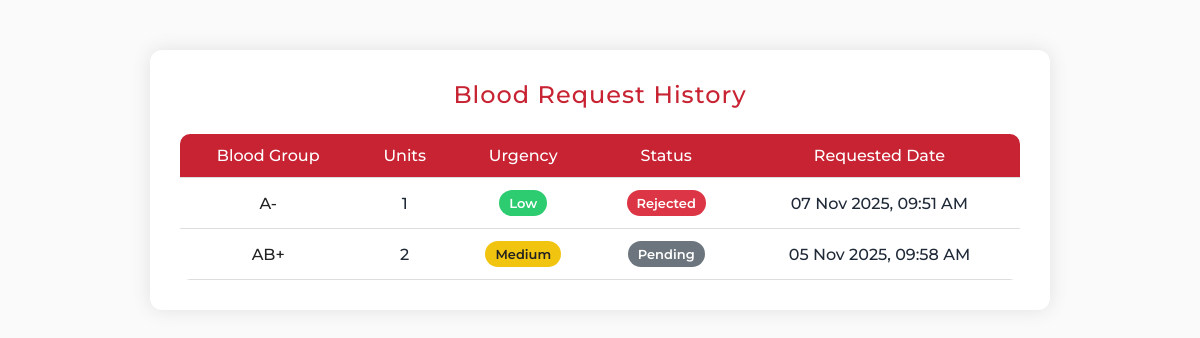
The page /hospital_request_history/ (signed in) on the database as committed earlier.
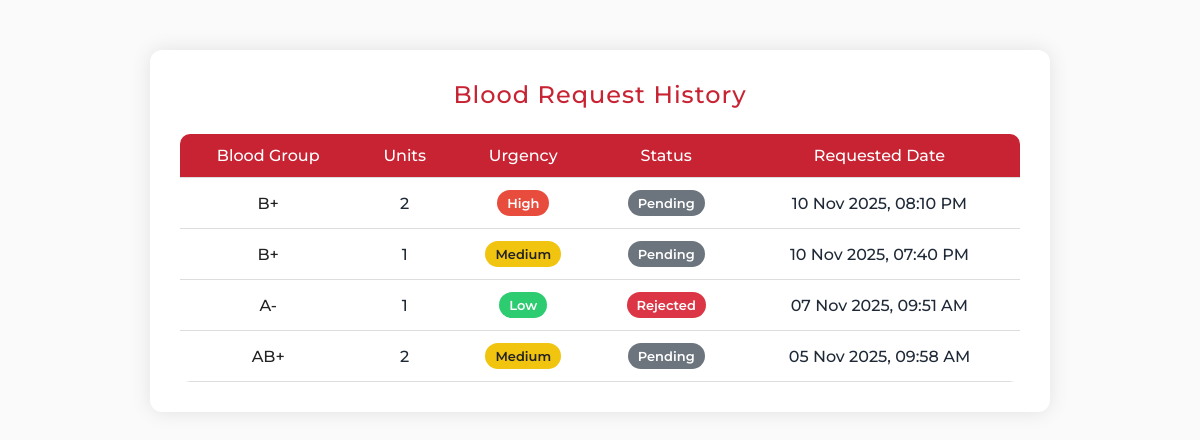
The same page on the database as committed later.
### blood_bank_app/models.py (models this page shows, shortened)
class HospitalBloodRequest(models.Model):
    BLOOD_GROUP_CHOICES = [
        ('A+', 'A+'), ('A-', 'A-'),
        ('B+', 'B+'), ('B-', 'B-'),
        ('AB+', 'AB+'), ('AB-', 'AB-'),
        ('O+', 'O+'), ('O-', 'O-'),
    ]
    URGENCY_CHOICES = [
        ('Low', 'Low'),
        ('Medium', 'Medium'),
        ('High', 'High'),
    ]
    user = models.ForeignKey(User, on_delete=models.CASCADE, null=True, blank=True)
    hospital_name = models.ForeignKey(HospitalDetail, on_delete=models.CASCADE, null=True, blank=True)
    blood_group = models.CharField(max_length=3, choices=BLOOD_GROUP_CHOICES, null=True)
    units_required = models.IntegerField(null=True)
    required_date = models.DateField(validators=[validate_future_date],null=True)
    urgency = models.CharField(max_length=20, choices=URGENCY_CHOICES, default='Medium', null=True)
    status = models.CharField(
        max_length=20,
        choices=[('Pending', 'Pending'), ('Approved', 'Approved'), ('Rejected', 'Rejected')],
        default='Pending',
        null=True
    )
    requested_at = models.DateTimeField(auto_now_add=True, null=True)

### blood_bank_app/views.py (the view)
# urls.py: path('hospital_request_history/',views.hospital_request_history, name='hospital_request_history'),
@login_required
def hospital_request_history(request):
    try:
        hospital = HospitalDetail.objects.get(user=request.user)
    except HospitalDetail.DoesNotExist:
        messages.error(request, "Hospital details not found for this user.")
        return redirect('hospital_dashboard')
    requests = HospitalBloodRequest.objects.filter(hospital_name=hospital).order_by('-requested_at')
    return render(request, 'hopital/hospital_request_history.html', {'requests': requests})

### blood_bank_app/templates/hopital/hospital_request_history.html (shortened to what this page needs)
{% extends 'master.html' %}
{% block content %}
<div class="container">
    <h2>Blood Request History</h2>
    <table>
        <thead>
            <tr>
                <th>Blood Group</th>
                <th>Units</th>
                <th>Urgency</th>
                <th>Status</th>
                <th>Requested Date</th>
            </tr>
        </thead>
        <tbody>
            {% for req in requests %}
            <tr>
                <td><strong>{{ req.blood_group }}</strong></td>
                <td>{{ req.units_required }}</td>
                <td>
                    {% if req.urgency == 'High' %}
                        <span class="badge badge-high">High</span>
                    {% elif req.urgency == 'Medium' %}
                        <span class="badge badge-medium">Medium</span>
                    {% else %}
                        <span class="badge badge-low">Low</span>
                    {% endif %}
                </td>
                <td>
                    {% if req.status == 'Approved' %}
                        <span class="badge badge-approved">Approved</span>
                    {% elif req.status == 'Rejected' %}
                        <span class="badge badge-rejected">Rejected</span>
                    {% else %}
                        <span class="badge badge-pending">Pending</span>
                    {% endif %}
                </td>
                <td>{{ req.requested_at|date:"d M Y, h:i A" }}</td>
            </tr>
            {% empty %}
            <tr>
                <td colspan="5">No blood requests found.</td>
            </tr>
            {% endfor %}
        </tbody>
    </table>
</div>
{% endblock %}

Rows that differ between the two databases and show on the page:
added HospitalBloodRequest: blood_group "B+", units_required "2", urgency "High", status "Pending", requested_at "10 Nov 2025, 08:10 PM"
added HospitalBloodRequest: blood_group "B+", units_required "1", urgency "Medium", status "Pending", requested_at "10 Nov 2025, 07:40 PM"
